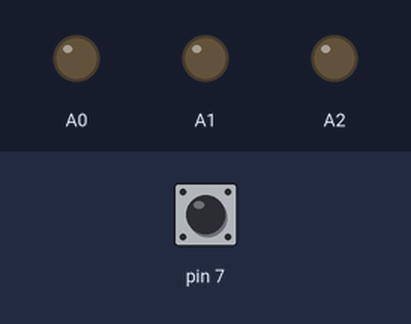
Bench run of a sketch on a simulated Arduino Uno, built with avr-gcc and run on an emulated ATmega328P. On the bench: output pins drawn as LEDs (lit = HIGH). Inputs (shaded band) come from the test bench; at power-on: pin 7 LOW.

Above: at 1.2 s.
1.3 s: pin 7 driven HIGH
At 2.0 s:
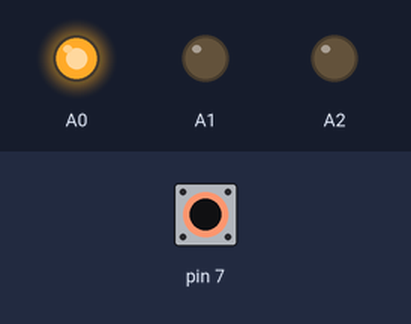
2.8 s: pin 7 pulsed LOW 5 times (0.12 s each, 0.3 s apart)
At 3.37 s:
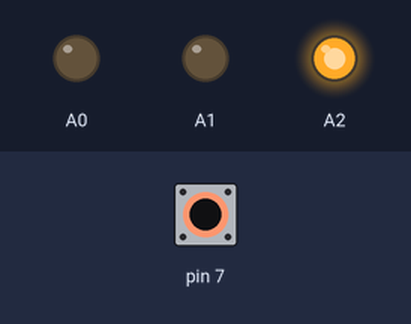
At 4.9 s:
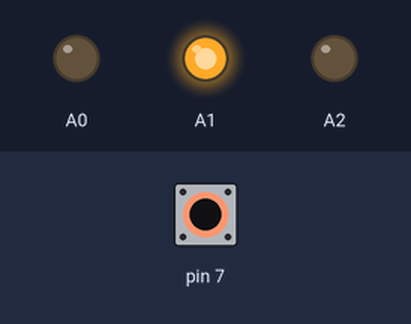
Timing chart, 0 to 6.4 s (numbered marks = the images above; inputs shaded):
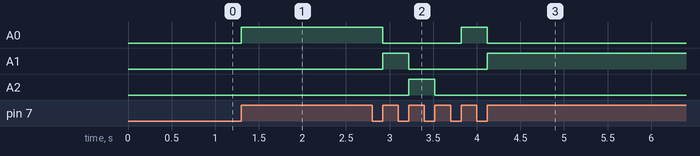

Measured:
- after the input at 1.3 s, A0: LOW → HIGH at once
- after the input at 2.8 s, A0: HIGH → LOW after 0.12 s, → HIGH 0.90 s later, → LOW 0.30 s later; A1: LOW → HIGH after 0.12 s, → LOW 0.30 s later, → HIGH 0.90 s later; A2: LOW → HIGH after 0.42 s, → LOW 0.30 s later

The sketch:

SWITCH_LED_SHIFT3.ino
```cpp
//스위치를 누를 때마다 Led가 한 칸씩 이동하는 코드입니다.
unsigned char Sw = 0, Flag = 1;

void setup()
{
    pinMode(7, INPUT);
    pinMode(A0, OUTPUT);
    pinMode(A1, OUTPUT);
    pinMode(A2, OUTPUT);
}

void loop()
{
    if(digitalRead(7))  //스위치가 입력되면 Sw 값을 증가시킨다.
    {
        if(Flag)
        {
        Sw++;
        if(Sw == 4) Sw = 0;  //Led는 세 개 뿐이므로 Sw 값이 4가 되면 다시 0으로 초기화한다.
        Flag = 0;
        }
    }
    else    Flag = 1;
    //Sw 값이 증가됨에 따른 Led 한 칸씩 이동하기
    if(Sw == 0)
    {
        digitalWrite(A0, LOW);
        digitalWrite(A1, LOW);
        digitalWrite(A2, LOW);
    }
    if(Sw == 1)
    {
        digitalWrite(A0, HIGH);
        digitalWrite(A1, LOW);
        digitalWrite(A2, LOW);
    }
    if(Sw == 2)
    {
        digitalWrite(A0, LOW);
        digitalWrite(A1, HIGH);
        digitalWrite(A2, LOW);
    }
    if(Sw == 3)
    {
        digitalWrite(A0, LOW);
        digitalWrite(A1, LOW);
        digitalWrite(A2, HIGH);
    }
}
```
